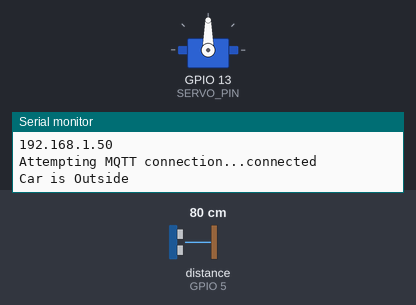
Simulated run of this sketch. Board: ESP32. Parts: servo, the last lines printed to the serial monitor. Wiring (inferred from the names in the program): ultrasonic range finder: trigger GPIO 4; echo GPIO 5; IR receiver: data GPIO 14. Inputs (shaded band) come from the test bench; at power-on: distance to the obstacle (sensor on GPIO 5) 80 cm. The echo pulse lasts 58.3 µs per cm; WiFi joins after 1.5 s; servers stay silent unless stated; no MQTT or app messages arrive unless stated.

Above: at 2.7 s.
2.8 s: distance to the obstacle (sensor on GPIO 5) set to 7 cm
5.1 s: distance to the obstacle (sensor on GPIO 5) set to 4 cm
At 6.3 s:
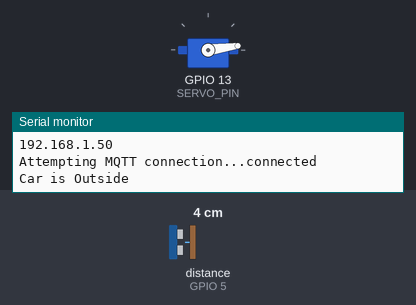
At 10.0 s:
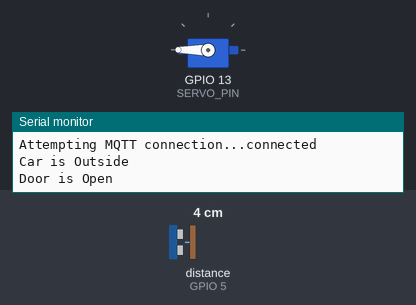
Timing chart, 0 to 16.3 s (numbered marks = the images above; inputs shaded):
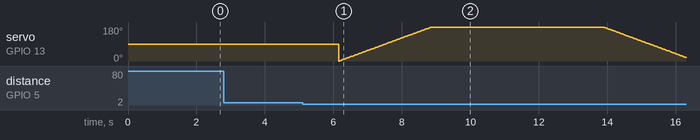

Measured:
- the behaviour switches between 6 and 5 cm on distance to the obstacle (sensor on GPIO 5) (found by bisection; images 0 and 1)
- after the input at 2.8 s, every drawn part: stays the same

The sketch:

Project_Complete.ino
```cpp
//@alfondadim
//@mhdferdialwan
//sok tanyakeun kalo bingung

#include <WiFi.h>
#include <PubSubClient.h>
#include <ESP32Servo.h>
#include <MFRC522.h>

#define TRIGGER_PIN 4
#define ECHO_PIN 5
#define SERVO_PIN 13
#define IR_SENSOR_PIN 14
#define DISTANCE_THRESHOLD 5
#define RFID_SS_PIN 21
#define RFID_RST_PIN 22
#define INTERVAL 1000  // Interval pembacaan sensor dalam milidetik (ms)

Servo myservo; // servo object
int pos = 0; // Variabel untuk menyimpan posisi servo
int delayTime = 15; // Waktu delay untuk gerakan servo

unsigned long lastDetectionTime = 0;

MFRC522 mfrc522(RFID_SS_PIN, RFID_RST_PIN);

const int MAX_CARDS = 6;
String registeredCards[MAX_CARDS] = {
  "371165245",
  "514093134661620",
  "45483138249110128",
};

bool CarisInside = false;
const char *ssid = "loveciboy";
const char *password = "tomdanoscar0403";
const char *mqtt_server = "test.mosquitto.org"; // MQTT broker
const char* mqtt_topic1 = "/Node-RED-Co";
const char* mqtt_topic2 = "/Node-RED-Ci";
const char* mqtt_topic3 = "/Node-RED-Do";
const char* mqtt_topic4 = "/Node-RED-Dc";
const char* mqtt_topic5 = "/ThinkIOT/Servo-nodered";
const char* mqtt_topic6 = "/Node-RED-User";


WiFiClient espClient;
PubSubClient client(espClient);
long lastMsg = 0;
char msg[50];
int value = 0;


void setup()
{
    Serial.begin(115200);
    pinMode(TRIGGER_PIN, OUTPUT);
    pinMode(ECHO_PIN, INPUT);
    pinMode(IR_SENSOR_PIN, INPUT);
    myservo.attach(SERVO_PIN);

    SPI.begin();
    mfrc522.PCD_Init();
    setup_wifi();
    client.setServer(mqtt_server, 1883);
    client.setCallback(callback);
}


void setup_wifi()
{
    delay(10);
    Serial.println();
    Serial.print("Connecting to ");
    Serial.println(ssid);
    WiFi.begin(ssid, password);
    while (WiFi.status() != WL_CONNECTED)
    {
        delay(500);
        Serial.print(".");
    }
    Serial.println("");
    Serial.println("WiFi connected");
    Serial.println("IP address: ");
    Serial.println(WiFi.localIP());
}

void callback(char* topic, byte* payload, unsigned int length) {

  if (strcmp(topic, mqtt_topic5) == 0) {
    char command = payload[0];

    if (command == 'O') {
      openServo();
    } else if (command == 'C') {
      closeServo();
    }
  }
}
void reconnect()
{
    while (!client.connected())
    {
        Serial.print("Attempting MQTT connection...");
        if (client.connect("ESPClient"))
        {
            Serial.println("connected");
            client.subscribe("/ThinkIOT/Servo-nodered");
        }
        else
        {
            Serial.print("failed, rc=");
            Serial.print(client.state());
            Serial.println(" try again in 5 seconds");
            delay(5000);
        }
    }
}

void loop() {
  if (!client.connected()) {
    reconnect();
  }
  client.loop();

  handleRFID();
  ultrasonicCondition();
  infrared();
  delay(100);
}

void handleRFID() {
  // Periksa apakah kartu RFID ditempatkan di depan pembaca
  if (mfrc522.PICC_IsNewCardPresent() && mfrc522.PICC_ReadCardSerial()) {
    Serial.println("Kartu RFID terdeteksi!");

    // Baca serial number kartu dan tampilkan di Serial Monitor
    String cardSerial = getCardSerial();
    Serial.println("Serial Number Kartu: " + cardSerial);


    // Periksa apakah kartu terdaftar
    if (isCardRegistered(cardSerial)) {
      //Serial.println("Kartu terdaftar. Membuka servo...");
        openServo();
        delay(2000);
        client.publish(mqtt_topic6, cardSerial.c_str());
        delay(3000);
        closeServo();
    } else {
      Serial.println("Kartu tidak terdaftar.");
    }
  }
}

String getCardSerial() {
  String cardSerial = "";
  for (byte i = 0; i < mfrc522.uid.size; i++) {
    cardSerial += String(mfrc522.uid.uidByte[i]);
  }
  return cardSerial;
}

bool isCardRegistered(String cardSerial) {
  for (int i = 0; i < MAX_CARDS; i++) {
    if (registeredCards[i] == cardSerial) {
      return true; // Kartu terdaftar
    }
  }
  return false; // Kartu tidak terdaftar
}

bool ultrasonicCondition()
{
    long duration, distance;

    digitalWrite(TRIGGER_PIN, LOW);
    delayMicroseconds(2);
    digitalWrite(TRIGGER_PIN, HIGH);
    delayMicroseconds(10);
    digitalWrite(TRIGGER_PIN, LOW);

    duration = pulseIn(ECHO_PIN, HIGH);
    distance = duration * 0.034 / 2;

    if (distance < DISTANCE_THRESHOLD)
    {
        openServo();
        delay(5000);
        closeServo();
        return true;
    }
    return false;
}

bool cardetected() {
  // Logika deteksi objek berdasarkan pembacaan sensor infrared
  return digitalRead(IR_SENSOR_PIN) == HIGH;  // Sesuaikan dengan logika sensor Anda
}

void infrared()
{
    if (cardetected())
    {
        if (!CarisInside)
        {
            Serial.println("Car is Outside");
            client.publish(mqtt_topic1, "Car is Outside");
            CarisInside = true;
        }
    }
    else
    {
        if (CarisInside)
        {
            Serial.println("Car is Inside");
            client.publish(mqtt_topic2, "Car is Inside");
            CarisInside = false;
        }
    }

    delay(INTERVAL);
}

void openServo()
{
    // Buka servo secara pelan
  for (pos = 0; pos <= 180; pos += 1) {
    myservo.write(pos);
    delay(delayTime); // Tambahkan delay yang kecil untuk memberikan efek pelan
  }
  Serial.println("Door is Open");
  client.publish(mqtt_topic3, "Door is Open");
}

void closeServo()
{
for (pos = 180; pos >= 0; pos -= 1) {
    myservo.write(pos);
    delay(delayTime); // Tambahkan delay yang kecil untuk memberikan efek pelan
  }
  Serial.println("Door is Close");
  client.publish(mqtt_topic4, "Door is Close");
}
```
